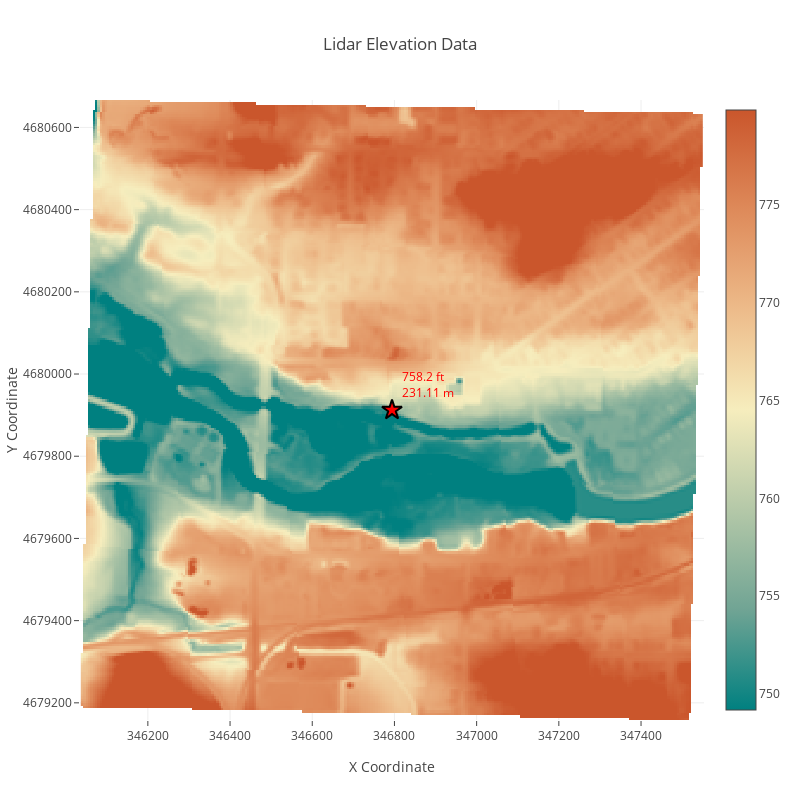

Notebook cell for this chart:
### Code cell
import pathlib
import numpy as np
import pyproj
import pandas as pd
import geopandas as gpd
import matplotlib.pyplot as plt
import rioxarray as rxr
import streamlit as st
from rasterio import MemoryFile
from owslib.wms import WebMapService
from io import BytesIO
import plotly.graph_objects as go
import plotly.express as px

CRS_LIST = pyproj.database.query_crs_info()
CRS_STR_LIST = [f"{crs.auth_name}:{crs.code} - {crs.name}" for crs in CRS_LIST]
CRS_DICT = {f"{crs.auth_name}:{crs.code} - {crs.name}": crs for crs in CRS_LIST}
LIDAR_SERVICE_URL=r"https://data.isgs.illinois.edu/arcgis/services/Elevation/IL_Statewide_Lidar_DEM_WGS/ImageServer/WMSServer?request=GetCapabilities&service=WMS"
RASTER_SRC_DICT = {"ISGS Statewide Lidar":LIDAR_SERVICE_URL,
                   "Other Web Service":"get_service_info",
                   "Raster file":"get_file_name"
                   }

DEFAULT_POINTS_CRS = "EPSG:6345 - NAD83(2011) / UTM zone 16N"
DEFAULT_POINTS_CRS_INDEX = CRS_STR_LIST.index(DEFAULT_POINTS_CRS)

DEFAULT_OUTPUT_CRS = DEFAULT_POINTS_CRS

def get_elevation(coords=None, 
                  elevation_col_name='elevation', 
                  xcoord_col_name='xcoord', ycoord_col_name='ycoord', 
                  points_crs=None, output_crs=None,
                  elevation_source=None, elev_source_type='service', 
                  raster_crs=None, show_plot=True):

    if coords is None:
        #if st.session_state.points_source=='Enter coords.':
        coords = (-88.857362, 42.25637743)

    # Leave everything below here alone
    if elevation_source is None:
        elevation_source = LIDAR_SERVICE_URL#RASTER_SRC_DICT[st.session_state['raster_source_select']]

    if points_crs is None:
        points_crs = 4326#int(CRS_DICT[st.session_state.point_crs].code)
        #points_crs_name = CRS_DICT[st.session_state.point_crs].name
    if raster_crs is None:
        raster_crs = 3857#int(CRS_DICT[st.session_state.raster_crs].code)
        #raster_crs_name = CRS_DICT[st.session_state.raster_crs].name

    if output_crs is None:
        output_crs = 6345#int(CRS_DICT[st.session_state.output_crs].code)
        #output_crs_name = CRS_DICT[st.session_state.output_crs].name
    
    elev_wms = wms_statewide_lidar_url = elevation_source

    ptCoordTransformerOUT = pyproj.Transformer.from_crs(crs_from=points_crs, crs_to=output_crs)
    ptCoordTransformerRaster = pyproj.Transformer.from_crs(crs_from=points_crs, crs_to=raster_crs)
    wms_statewide_lidar_url = elev_wms

    if isinstance(coords, (tuple, list)):
        xcoord, ycoord = coords

        if str(raster_crs) == '3857':
            print("reverseCoord")
            tempCoord = ycoord
            ycoord = xcoord
            xcoord = tempCoord

        xcoord_OUT, ycoord_OUT = ptCoordTransformerOUT.transform(xcoord, ycoord)
        xcoord_RAST, ycoord_RAST = ptCoordTransformerRaster.transform(xcoord, ycoord)
        print(xcoord_RAST, ycoord_RAST)

        minX = maxX = xcoord_OUT
        minY = maxY = ycoord_OUT

        minXRast = maxXRast= xcoord_RAST
        minYRast = maxYRast = ycoord_RAST

        cols = [f"{points_crs}_x", f"{points_crs}_y", f"{output_crs}_x", f"{output_crs}_y"]
        coords = pd.DataFrame([[xcoord, ycoord, xcoord_OUT, ycoord_OUT]], columns=cols)

    elif isinstance(coords, (pd.DataFrame, gpd.GeoDataFrame, str, pathlib.Path)):
        if isinstance(coords, (pathlib.Path, str)):
            coords = pd.read_csv(coords)
        xcoord = coords[xcoord_col_name]
        ycoord = coords[ycoord_col_name]

        if str(raster_crs) == '3857':
            print("reverseCoord")
            tempCoord = ycoord
            ycoord = xcoord
            xcoord = tempCoord

        xcoord_OUT, ycoord_OUT = ptCoordTransformerOUT.transform(xcoord, ycoord)

        minX = min(xcoord_OUT)
        minY = min(ycoord_OUT)
        maxX = max(xcoord_OUT)
        maxY = max(ycoord_OUT)

    xPad = (maxXRast-minXRast)*0.1
    yPad = (maxYRast-minYRast)*0.1

    if float(xPad) == 0.0:
        xPad = maxXRast * 0.01
        xPad = abs(xPad)
        if abs(xPad) > 1000:
            xPad = 1000

    if float(yPad) == 0.0:
        yPad = maxYRast * 0.01
        yPad = abs(yPad)
        if yPad > 1000:
            yPad = 1000

    if elev_source_type=='service':
        wms = WebMapService(wms_statewide_lidar_url)

        layer_name = '0'
        layer = wms[layer_name]

        bbox = (minXRast-xPad, minYRast-yPad, maxXRast+xPad, maxYRast+yPad)
        img = wms.getmap(
            layers=['IL_Statewide_Lidar_DEM_WGS:None'],
            srs='EPSG:3857',
            bbox=bbox,
            size=(256, 256),
            format='image/tiff',
            transparent=True
            )

        bio = BytesIO(img.read())
        lidarData_rxr = rxr.open_rasterio(bio)
        lidarData = lidarData_rxr.rio.reproject(output_crs)
        if 'band' in lidarData.dims:
            lidarData = lidarData.isel(band=0)
    elif elev_source_type == 'file':
        lidarData_rxr = rxr.open_rasterio(elevation_source)

        lidarData = lidarData_rxr.sel(x=slice(minX-xPad, maxX+xPad), y=slice(maxY+yPad, minY-yPad))
        lidarData = lidarData.rio.reproject(output_crs)
    
    minLidarVal = lidarData.min().values
    maxLidarVal = lidarData.max().values
    lidarValRange = maxLidarVal - minLidarVal
    
    vMin = minLidarVal + 0.2*lidarValRange
    vMax = maxLidarVal - 0.2*lidarValRange

    # Elevation in meters
    lidarData_m = lidarData * 0.3048

    # Calculate elevation and add to df
    elev_m = []
    for i, row in coords.iterrows():
        elev_m.append(lidarData_m.sel(x=row[f"{output_crs}_x"], y=row[f"{output_crs}_y"], method='nearest').values)
    coords['Elev_m'] = elev_m
    coords['Elev_ft'] = coords['Elev_m'] / 0.3048

    if show_plot:
        lidarDA = lidarData
        data = lidarDA.values
        x_coords = lidarDA.x.values  
        y_coords = lidarDA.y.values

        # Create heatmap
        fig = go.Figure(data=go.Heatmap(
            z=data,
            x=x_coords,
            y=y_coords,
            colorscale='Geyser',
            zmin=vMin,
            zmax=vMax,
            name='Elevation',
            #colorbar=dict(title="Elevation (ft)"),
        ))
                
        # Add the point marker
        fig.add_trace(go.Scatter(
            x=coords[f"{output_crs}_x"],
            y=coords[f"{output_crs}_y"],
            mode='markers+text',
            marker=dict(
                symbol='star',
                size=15,
                color='red',
                line=dict(width=2, color='black')
            ),
            text=[f"{c['Elev_ft']:.1f} ft<br>{c['Elev_m']:.2f} m" for i, c in coords.iterrows()],
            textposition="top right",
            textfont=dict(color="red", size=12),
            name=f"Point Elevation",
            #showlegend=True
        ))

        if len(str(int(minX))) > 4:
            tickFormat = ".0f"
        else:
            tickFormat = ".2f"

        # Update layout
        fig.update_layout(
            title="Lidar Elevation Data",
            xaxis_title="X Coordinate",
            yaxis_title="Y Coordinate",
            yaxis_tickformat=tickFormat,
            xaxis_tickformat=tickFormat,
            width=800,
            height=800,
            xaxis=dict(scaleanchor='y'),
            autosize=True,
            #showlegend=True,
            coloraxis_colorbar=dict(#yanchor="top", y=1, x=0,
                                    orientation='h',
                                    ticks="outside",
        ))

        fig.show()
        #st.session_state.main_container.pyplot(fig)
        #st.session_state.main_container.plotly_chart(fig)


    #st.session_state.elev_fig = fig
    #st.balloons()
    return #fig, coords
get_elevation()

### Figure 1 — Plotly figure (JSON) as saved in the notebook; plotly's stock layout.template omitted (floating-point values rounded to 4 significant figures; data arrays with more than 128 entries replaced by an {"elided": "..."} marker saying what was removed)
{"data": [{"colorscale": [[0, "rgb(0, 128, 128)"], [0.1667, "rgb(112, 164, 148)"], [0.3333, "rgb(180, 200, 168)"], [0.5, "rgb(246, 237, 189)"], [0.6667, "rgb(237, 187, 138)"], [0.8333, "rgb(222, 138, 90)"], [1, "rgb(202, 86, 44)"]], "name": "Elevation", "type": "heatmap", "x": {"elided": "262 float values"}, "y": {"elided": "261 float values"}, "z": {"elided": "261x262 float values"}, "zmax": 779.9, "zmin": 749.2}, {"marker": {"color": "red", "line": {"color": "black", "width": 2}, "size": 15, "symbol": "star"}, "mode": "markers+text", "name": "Point Elevation", "text": ["758.2 ft<br>231.11 m"], "textfont": {"color": "red", "size": 12}, "textposition": "top right", "type": "scatter", "x": [346800.0], "y": [4680000.0]}], "layout": {"autosize": true, "coloraxis": {"colorbar": {"orientation": "h", "ticks": "outside"}}, "height": 800, "title": {"text": "Lidar Elevation Data"}, "width": 800, "xaxis": {"scaleanchor": "y", "tickformat": ".0f", "title": {"text": "X Coordinate"}}, "yaxis": {"tickformat": ".0f", "title": {"text": "Y Coordinate"}}}}
